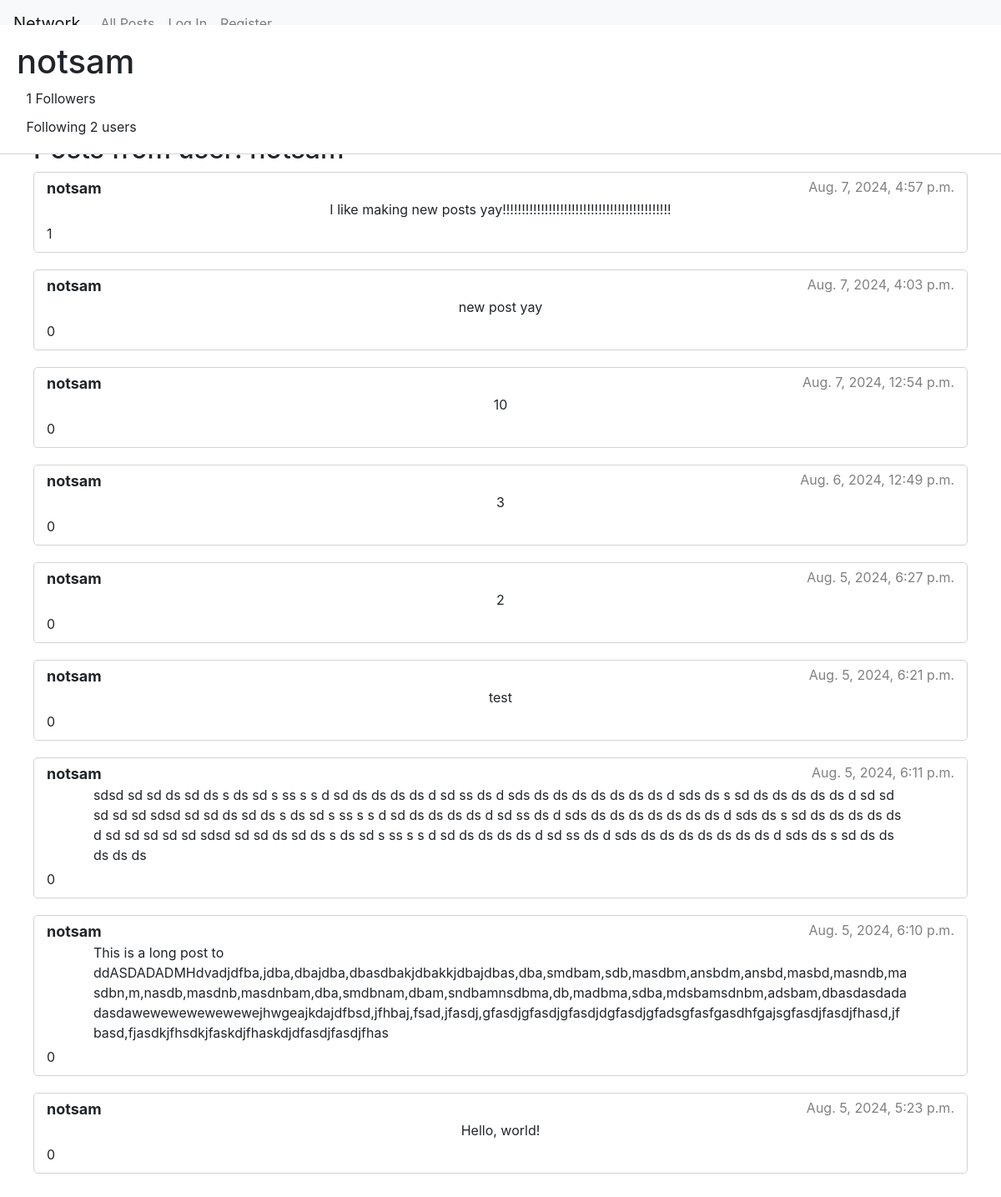
Page /load_profile?user_id=2 on the committed database.
### network/models.py (models this page shows)
class User(AbstractUser):
    @property
    def number_followers(self):
        all_followers = self.followers.all()
        if not all_followers:
            return 0
        return len(all_followers)
    @property
    def number_following(self):
        all_following = self.following.all()
        if not all_following:
            return 0
        return len(all_following)

class Follow(models.Model):
    followed_user = models.ForeignKey(User, on_delete=models.CASCADE, related_name="followers")
    following_user = models.ForeignKey(User, on_delete=models.CASCADE, related_name="following")

class Post(models.Model):
    user = models.ForeignKey(User, on_delete=models.CASCADE, related_name="user_posts")
    content = models.CharField(max_length=400, null=False)
    timestamp = models.DateTimeField(auto_now=True)
    @property
    def likes(self):
        all_likes = self.post_likes.all()
        if not all_likes:
            return 0
        return len(all_likes)

class Like(models.Model):
    post = models.ForeignKey(Post, on_delete=models.CASCADE, related_name="post_likes")
    user = models.ForeignKey(User, on_delete=models.CASCADE, related_name="likes")

### network/views.py (the view)
# urls.py: path("load_profile", views.load_profile, name="load_profile"),
def load_profile(request):
    if request.user.is_authenticated:
        bool = "true"
    else:
        bool = "false"
    user_id = request.GET.get("user_id")
    user = User.objects.get(pk=int(user_id))
    posts = user.user_posts.all()
    post_sorted_list = sorted(posts, key=lambda post: post.timestamp, reverse=True)
    pageinator = Paginator(post_sorted_list, 10)
    page_number = request.GET.get("page")
    post_list = pageinator.get_page(page_number)
    return render(request, "network/profile.html", {
        "profile_user": user, "user_posts": post_list,
        "bool": bool
    })

### network/templates/network/profile.html (shortened to what this page needs)
{% extends "network/layout.html" %}
{% load static %}
{% block body %}
    <div class="container-fluid fixed-top" style="padding: 20px; border-bottom: 1px solid lightgray; background-color: white; margin-top: 2.5%; cursor: default;">
        <div class="row">
            <div class="col">
                <h1>{{ profile_user.username }}</h1>
            </div>
        </div>
        <div class="row">
            <div class="col">
                <span style="margin-left: 1%;" id="follower-count">{{ profile_user.number_followers }}</span> Followers
            </div>
        </div>
        <div class="row" style="margin-top: 10px;">
            <div class="col">
                <span style="margin-left: 1%;"> Following {{ profile_user.number_following }} users</span>
            </div>
        </div>
    </div>
    <div class="container-fluid" style="padding: 40px; margin-top: 10%;" id="posts-div">
        <h2 style="cursor: default;">Posts from user: {{ profile_user.username }}</h2>
        {% for post in user_posts %}
        <div class="container-fluid" style="margin-bottom: 20px; border: 1px solid lightgray; border-radius: 5px; cursor: default;">
            <div class="row" style="margin-top: 5px">
                <div class="col" style="font-weight: bold; font-size: large;">
                    {{ post.user }}
                </div>
                <div class="col d-flex justify-content-end" style="color: gray;">
                    {{ post.timestamp }}
                </div>
            </div>
            <div class="row">
                <div class="col d-flex justify-content-center text-wrap text-break" style="margin-left: 5%; margin-right: 5%;" id="post-{{ post.id }}-content-div">
                    <div id="post-{{ post.id }}-content">{{ post.content }}</div>
                </div>
            </div>
            <div class="row" style="margin-bottom: 10px; margin-top: 5px;">
                <div class="col align-self-center" id="post-{{ post.id }}-likes">
                    {{ post.likes }}
                </div>
            </div>
        </div>
        {% empty %}
        <h1>No Posts</h1>
        {% endfor %}
    </div>
{% endblock %}

### rows in the picture
User: username "notsam", number_followers "1", number_following "2"
Post: user "notsam", timestamp "Aug. 7, 2024, 4:57 p.m.", content "I like making new posts yay!!!!!!!!!!!!!!!!!!!!!!!!!!!!!!!!!!!!!!!!!!!!", likes "1"
Post: user "notsam", timestamp "Aug. 7, 2024, 4:03 p.m.", content "new post yay", likes "0"
Post: user "notsam", timestamp "Aug. 7, 2024, 12:54 p.m.", content "10", likes "0"
Post: user "notsam", timestamp "Aug. 6, 2024, 12:49 p.m.", content "3", likes "0"
Post: user "notsam", timestamp "Aug. 5, 2024, 6:27 p.m.", content "2", likes "0"
Post: user "notsam", timestamp "Aug. 5, 2024, 6:21 p.m.", content "test", likes "0"
Post: user "notsam", timestamp "Aug. 5, 2024, 6:11 p.m.", content "sdsd sd sd ds sd ds s ds sd s ss s s d sd ds ds ds ds d sd ss ds d sds ds ds ds ds ds ds ds d sds ds s sd ds ds ds ds ds d sd sd sd sd sd sdsd sd sd ds sd ds s ds sd s ss s s d sd ds ds ds ds d sd ss ds d sds ds ds ds ds ds ds ds d sds ds s sd ds ds ds ds ds d sd sd sd sd sd sdsd sd sd ds sd ds s ds sd s ss s s d sd ds ds ds ds d sd ss ds d sds ds ds ds ds ds ds ds d sds ds s sd ds ds ds ds ds", likes "0"
Post: user "notsam", timestamp "Aug. 5, 2024, 6:10 p.m.", content "This is a long post to ddASDADADMHdvadjdfba,jdba,dbajdba,dbasdbakjdbakkjdbajdbas,dba,smdbam,sdb,masdbm,ansbdm,ansbd,masbd,masndb,masdbn,m,nasdb,masdnb,masdnbam,dba,smdbnam,dbam,sndbamnsdbma,db,madbma,sdba,mdsbamsdnbm,adsbam,dbasdasdadadasdawewewewewewewejhwgeajkdajdfbsd,jfhbaj,fsad,jfasdj,gfasdjgfasdjgfasdjdgfasdjgfadsgfasfgasdhfgajsgfasdjfasdjfhasd,jfbasd,fjasdkjfhsdkjfaskdjfhaskdjdfasdjfasdjfhas", likes "0"
Post: user "notsam", timestamp "Aug. 5, 2024, 5:23 p.m.", content "Hello, world!", likes "0"
